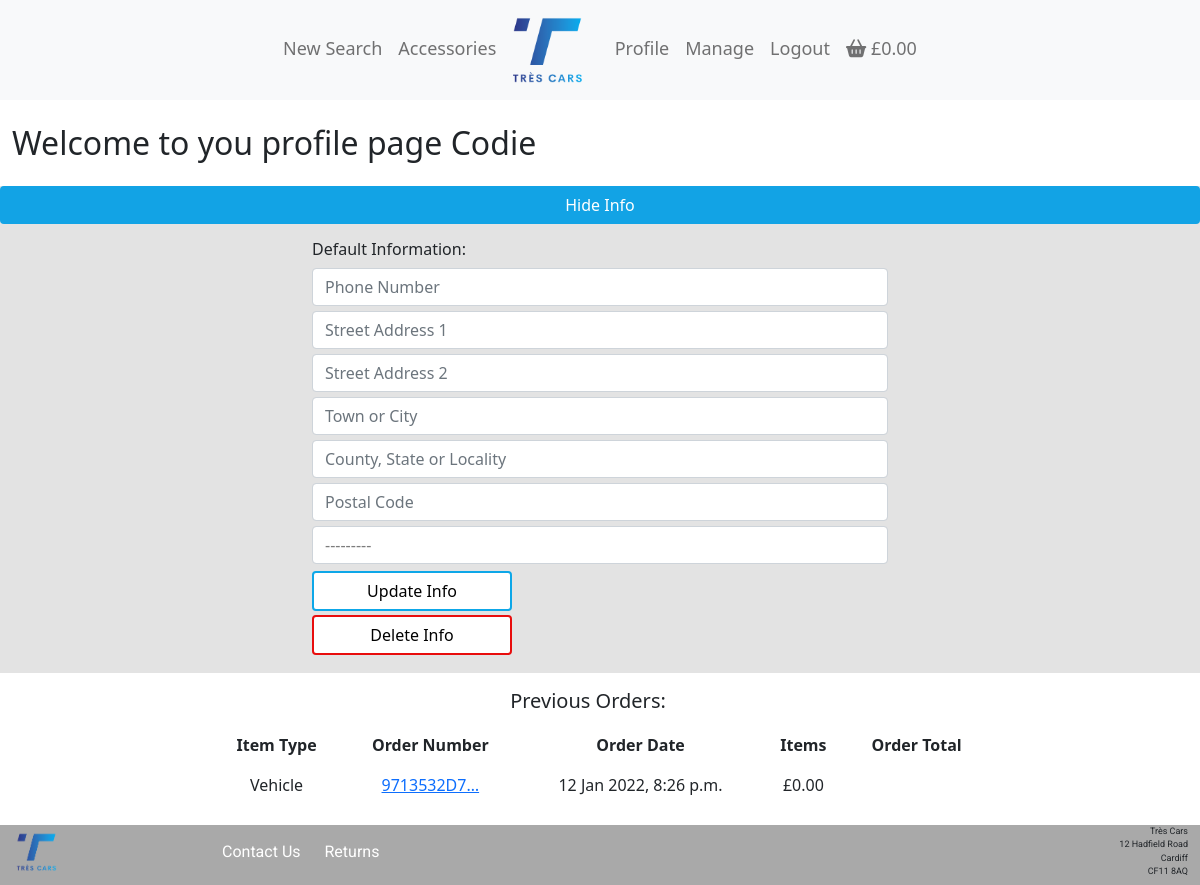
Screenshot of /profile/ (signed in) with the database file from the repository.
### profiles/models.py (models this page shows)
class UserProfile(models.Model):
    user = models.OneToOneField(User, on_delete=models.CASCADE)
    default_phone_number = models.CharField(max_length=20, null=True, blank=True)
    default_street_address1 = models.CharField(max_length=80, null=True, blank=True)
    default_street_address2 = models.CharField(max_length=80, null=True, blank=True)
    default_town_or_city = models.CharField(max_length=40, null=True, blank=True)
    default_county = models.CharField(max_length=80, null=True, blank=True)
    default_postcode = models.CharField(max_length=20, null=True, blank=True)
    default_country = CountryField(blank_label='Country', null=True, blank=True)
    def __str__(self):
        return self.user.username

### checkout/models.py (models this page shows, shortened)
class Order(models.Model):
    order_number = models.CharField(max_length=32, null=False, editable=False)
    order_type = models.CharField(max_length=15, null=False, blank=False, default='vehicle')
    user_profile = models.ForeignKey(UserProfile, on_delete=models.SET_NULL,
                                     null=True, blank=True, related_name='orders')
    full_name = models.CharField(max_length=50, null=False, blank=False)
    email = models.EmailField(max_length=254, null=False, blank=False)
    phone_number = models.CharField(max_length=20, null=False, blank=False)
    postcode = models.CharField(max_length=20, null=True, blank=True)
    town_or_city = models.CharField(max_length=40, null=False, blank=False)
    street_address1 = models.CharField(max_length=80, null=False, blank=False)
    street_address2 = models.CharField(max_length=80, null=True, blank=True)
    county = models.CharField(max_length=80, null=True, blank=True)
    country = CountryField(blank_label='Country *', null=False, blank=False)
    date = models.DateTimeField(auto_now_add=True)
    delivery_cost = models.DecimalField(max_digits=6, decimal_places=2, null=False, default=0)
    order_total = models.DecimalField(max_digits=10, decimal_places=2, null=False, default=0)
    grand_total = models.DecimalField(max_digits=10, decimal_places=2, null=False, default=0)
    original_bag = models.TextField(null=False, blank=False, default='')
    stripe_pid = models.CharField(max_length=254, null=False, blank=False, default='')

### profiles/views.py (the view, shortened to what this page needs)
# urls.py: path('', views.profile, name='profile'),
@login_required
def profile(request):
    request.session['vehicle_bag'] = {}
    user_profile = get_object_or_404(UserProfile, user=request.user)
    form = UserProfileForm(instance=user_profile)
    orders = user_profile.orders.all()
    template = 'profiles/profile.html'
    context = {
        'profile': user_profile,
        'form': form,
        'orders': orders,
        'on_profile': True
    }
    return render(request, template, context)

### profiles/forms.py
class UserProfileForm(forms.ModelForm):
    class Meta:
        model = UserProfile()
        exclude = ('user',)
    def __init__(self, *args, **kwargs):
        super().__init__(*args, **kwargs)
        placeholders = {
            'default_phone_number': 'Phone Number',
            'default_postcode': 'Postal Code',
            'default_town_or_city': 'Town or City',
            'default_street_address1': 'Street Address 1',
            'default_street_address2': 'Street Address 2',
            'default_county': 'County, State or Locality',
        }
        self.fields['default_phone_number'].widget.attrs['autofocus'] = True
        for field in self.fields:
            if field != 'default_country':
                if self.fields[field].required:
                    placeholder = f'{placeholders[field]} *'
                else:
                    placeholder = placeholders[field]
                self.fields[field].widget.attrs['placeholder'] = placeholder
            self.fields[field].widget.attrs['class'] = 'profile-form'
            self.fields[field].label = False

### bag/contexts.py (called while the page is built, shortened)
def vehicle_bag_contents(request):
    vehicle_bag_items = []
    total = 0
    item_count = 0
    vehicle_bag = request.session.get('vehicle_bag', {})
    delivery = 0
    grand_total = delivery + total
    context = {
        'vehicle_bag_items': vehicle_bag_items,
        'vehicle_total': total,
        'vehicle_item_count': item_count,
        'vehicle_grand_total': grand_total,
    }
    return context

### profiles/templates/profiles/profile.html (shortened to what this page needs)
{% extends "base.html" %}
{% load static %}
 {% block extra_css %}
    <link rel="stylesheet" href="{% static 'profiles/css/profile.css' %}">
{% endblock %}
{% block content %}
<div class="container-fluid">
    <div class="row">
        <div class="col-12">
            <h2 class="my-4">Welcome to you profile page {{ profile }}</h2>
        </div>
    </div>
    <div class="row profile-saved-info">
        <a id="hide-profile-info" class="btn btn-hide">Hide Info</a>
        <div class="mx-auto col-12 col-md-8 col-lg-6 my-3" id="profile-info">
            <h6>Default Information:</h6>
            <form action="{% url 'profile' %}" method="post">
                {{ form | crispy }}
                <button class="btn btn--blue-border btn--profile-info" type="submit">Update Info</button>
            </form>
            <form action="{% url 'profile' %}" method="post">
                <button class="btn btn--red-border btn--profile-info" id="delete-profile-info" type="submit">Delete Info</button>
            </form>
        </div>
    </div>
    <div class="row profile-previous-orders">
        <div class="row">
            <div class="mx-auto col-12 col-md-8 col-lg-8 mt-3 text-center">
                <h5>Previous Orders:</h5>
            </div>
        </div>
        <div class="mx-auto col-12 col-md-8 col-lg-8 my-1 ">
            <table class="d-none d-sm-table table table-lg table-borderless text-center align-middle">
                <thead>
                    <tr>
                        <th>Item Type</th>
                        <th>Order Number</th>
                        <th>Order Date</th>
                        <th>Items</th>
                        <th>Order Total</th>
                    </tr>
                </thead>
                <tbody>
                    {% for order in orders %}
                        <tr>
                            <td>{{ order.order_type | capfirst }}</td>
                            <td>
                                <a href="{% url 'order_detail' order.order_number %}" title="{{ order.order_number }}">
                                    {{ order.order_number | truncatechars:10 }}
                                </a>
                            </td>
                            <td>{{ order.date }}</td>
                            <td>£{{ order.grand_total }}</td>
                        </tr>
                    {% endfor %}
                </tbody>
            </table>
        </div>
        </div>
    </div>
{% endblock %}

### static/css/base.css (style rules this page uses)
* { border: 0; margin: 0; padding: 0; }
body { min-height: 100vh; display: flex; flex-direction: column; }
.greyed { color: rgb(124 124 124); }
.btn-hide { background-color: #12a3e5; color: white; cursor: pointer; }
.btn--blue-border { background-color: white; border: 2px solid #0da7e8; color: black; width: fit-content; }
.btn--red-border { background-color: white; border: 2px solid #e80d0d; color: black; width: fit-content; }
.btn--profile-info { width: 200px; margin: 2px 0; }
.form-group { text-align: left; }

### profiles/static/profiles/css/profile.css (style rules this page uses)
.profile-saved-info { background-color: #e3e3e3; }
.profile-form { margin: 5px 0; }

### rows the page displays
UserProfile: user.username "Codie", default_country "---------"
Order: order_type "Vehicle", order_number "9713532D7…", date "12 Jan 2022, 8:26 p.m.", grand_total "0.00"
